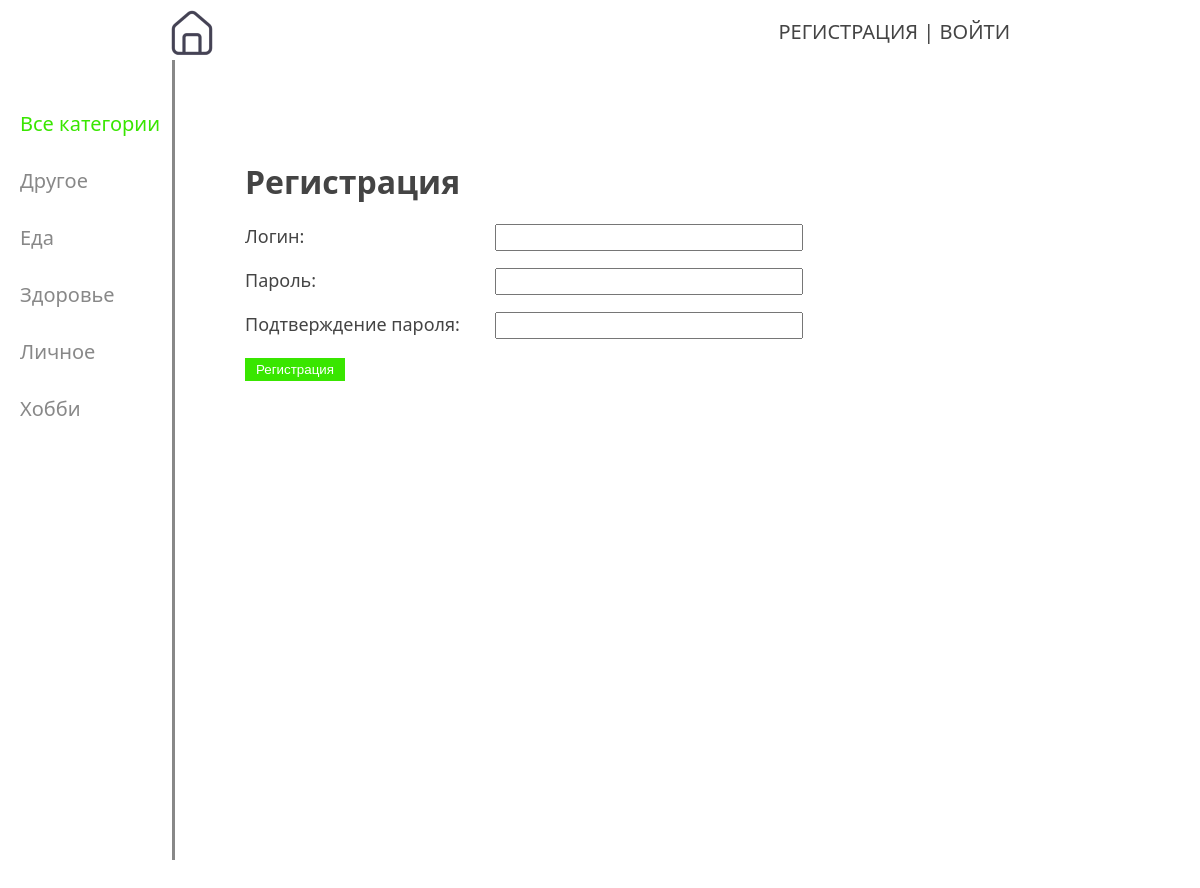
Page /registration/ on the committed database.
### note/models.py (models this page shows, shortened)
class Category(models.Model):
    name = models.CharField(max_length=100, db_index=True, verbose_name='Категория')
    slug = models.SlugField(max_length=255, unique=True, db_index=True, verbose_name='URL')
    class Meta:
        verbose_name = 'Категории'
        verbose_name_plural = 'Категории'

### note/views.py (the view, shortened to what this page needs)
# urls.py: path('registration/', RegisterUser.as_view(), name='registration'),
class RegisterUser(DataMixin, CreateView):
    form_class = RegisterUserForm
    template_name = 'note/registration.html'
    success_url = reverse_lazy('home')
    def get_context_data(self, *, object_list=None, **kwargs):
        context = super().get_context_data(**kwargs)
        context_extra = self.get_user_context(title='Регистрация')
        return context | context_extra

### note/forms.py
class RegisterUserForm(UserCreationForm):
    username = forms.CharField(label='Логин', widget=forms.TextInput({'class': 'form-input'}))
    password1 = forms.CharField(label='Пароль', widget=forms.PasswordInput(attrs={'class': 'form-input'}))
    password2 = forms.CharField(label='Подтверждение пароля', widget=forms.PasswordInput(attrs={'class': 'form-input'}))
    class Meta:
        model = User
        fields = ('username', 'password1', 'password2')

### note/utils.py (called while the page is built)
    def get_user_context(self, **kwargs):
        context = kwargs
        categories = Category.objects.annotate(num_notes=Count('notes', filter=Q(notes__user=self.request.user.id)))
        user_menu = menu.copy()
        if not self.request.user.is_authenticated:
            user_menu.pop(0)  # вкладка "Добавить заметку" неавторизованным пользователям отображаться не будет
        context['menu'] = user_menu
        context['categories'] = categories
        if 'cat_selected' not in context:
            context['cat_selected'] = 0  # Все категории
        return context

### note/templates/note/registration.html (shortened to what this page needs)
{% extends 'note/base.html' %}
{% block content %}
<h1>{{title}}</h1>
<form method="post">
    {% for f in form %}
    <p><lable class="form-label" for="{{ f.id_for_label }}">{{f.label}}: </lable>{{ f }}</p>
    {% endfor %}
    <button type="submit">Регистрация</button>
</form>
{% endblock %}

### note/templates/note/base.html (shortened to what this page needs)
{% load static %}
<!DOCTYPE html>
<html>
<head>
    <link type="text/css" href="{% static 'note/css/styles.css' %}" rel="stylesheet" />
</head>
<body>
<table class="table-page" border=0 cellpadding="0" cellspacing="0">
<tr><td valign=top>
{% block mainmenu %}
        <div class="header">
			<ul id="mainmenu" class="mainmenu">
			<li class="logo"><a href="{% url 'home' %}"><div class="logo"></div></a></li>
				{% if request.user.is_authenticated %}
				<li class="last">{{user.username}} | <a href="{% url 'logout' %}">Выйти</a></li>
				{% else %}
				<li class="last"><a href="{% url 'registration' %}">Регистрация</a> | <a href="{% url 'login' %}">Войти</a></li>
				{% endif %}
			</ul>
		</div>
{% endblock mainmenu %}
<table class="table-content" border=0 cellpadding="0" cellspacing="0">
<tr>
	<td valign="top" class="left-chapters">
	<ul id="leftchapters">
{% if cat_selected == 0 %}
		<li class="selected">Все категории</li>
{% else %}
		<li><a href="{% url 'home' %}">Все категории</a></li>
{% endif %}
{% for category in categories %}
	{% if category.num_notes > 0 %}
		{% if category.pk == cat_selected %}
			<li class="selected">{{category.name}}</li>
		{% else %}
			<li><a href="{{ category.get_absolute_url }}">{{category.name}}</a></li>
		{% endif %}
	{% else %}
		<li>{{category.name}}</li>
	{% endif %}
{% endfor %}
	</ul>
</td>
<td valign="top" class="content">
	<div class="content-text">
{% block content %}
{% endblock %}
	</div>
</td></tr></table>
</td></tr>
</table>
</body>
</html>

### note/static/note/css/styles.css (style rules this page uses)
html, body { font-family: 'Segoe UI'; margin: 0; padding: 0; height: 100%; width: 100%; color: #444; }
button { cursor: pointer; min-width: 100px; background: #39e600; color: #fff; text-decoration: none; border: solid #39e600; }
h1 { color: #444; }
a { color: #39e600; text-decoration: none; }
.table-page { width: 100%; height: 100%; vertical-align: top; }
.table-page tr { height: 100%; }
.header { background: #fff; height: 60px; }
.logo { background: url('../images/home.png') no-repeat 10px 0px; width: 70px; height: 60px; }
ul.mainmenu { list-style: none; margin: 0px 150px 0px 150px; padding: 0; height: 60px; color: #444; font-size: 20px; font-weight: 500; text-transform: uppercase; overflow: hidden; }
ul.mainmenu li { float: left; margin: 18px 40px 0 30px; }
ul.mainmenu li.logo { margin: 0; }
ul.mainmenu li.last { float: right; }
ul.mainmenu li a { color: #444; text-decoration: none; }
.table-content { width: 100%; min-height: 100%; height: 100%; }
.left-chapters { margin: 0; background: #fff; border-right: 3px solid #888; min-height: 100%; }
.left-chapters ul { width: 142px; min-height: 100%; margin: 0; padding: 20px 10px 10px 20px; list-style: none; font-size: 20px; }
.left-chapters ul li { margin: 30px 0 0 0; color: #888; }
.left-chapters ul li.selected { color: #39e600; }
.content { padding: 40px 20px 20px 40px; width: 100%; box-sizing: border-box; }
.content-text { margin: 60px 0 0 30px; color: #000; font-size: 17px; }
.content-text h1 { font-size: 32px; }
.form-input { width: 300px; font-size: 18px; }
.form-label { display: inline-block; min-width: 250px; vertical-align: top; font-size: 18px; color: #444; }

### rows in the picture
Category: name "Другое"
Category: name "Еда"
Category: name "Здоровье"
Category: name "Личное"
Category: name "Хобби"

### other values in the picture
{{ title }} "Регистрация"
{{ f.label }} "Логин" "Пароль" "Подтверждение пароля"
